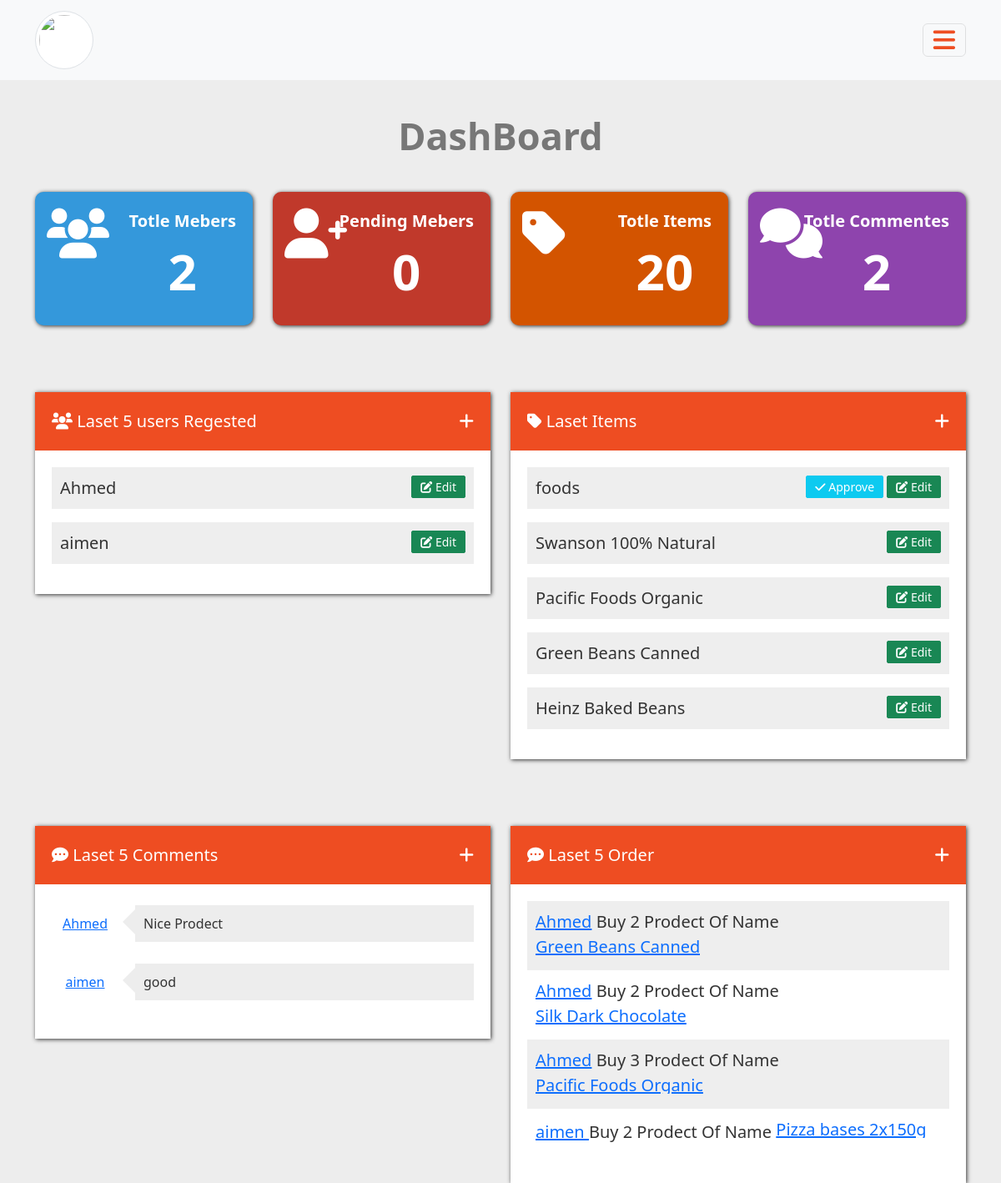
/admin/dashboard.php (signed in), run on the app's committed database.
### tables this page shows
CREATE TABLE `users` (
  `UserID` int(11) NOT NULL,
  `Username` varchar(255) NOT NULL,
  `Password` varchar(255) NOT NULL,
  `Email` varchar(255) NOT NULL,
  `Fullname` varchar(255) NOT NULL,
  `GroupID` int(11) NOT NULL DEFAULT 0,
  `TrustStatus` int(11) NOT NULL DEFAULT 0,
  `RegStatus` int(11) NOT NULL DEFAULT 0,
  `Date` date NOT NULL,
  `Avater` varchar(255) NOT NULL DEFAULT 'defulet.png'
);

CREATE TABLE `items` (
  `Item_ID` int(11) NOT NULL,
  `Name` varchar(255) NOT NULL,
  `Description` text NOT NULL,
  `Price` varchar(255) NOT NULL,
  `Add_Date` date NOT NULL,
  `Country_Made` varchar(255) NOT NULL,
  `Image` varchar(255) NOT NULL DEFAULT 'defulet.png',
  `Status` varchar(255) NOT NULL,
  `Rating` smallint(6) NOT NULL,
  `Approve` tinyint(4) NOT NULL DEFAULT 0,
  `Cat_ID` int(11) NOT NULL,
  `Member_ID` int(11) NOT NULL
);

CREATE TABLE `comments` (
  `c_id` int(11) NOT NULL,
  `comment` text NOT NULL,
  `status` tinyint(4) NOT NULL,
  `comment_date` date NOT NULL,
  `item_id` int(11) NOT NULL,
  `user_id` int(11) NOT NULL
);

CREATE TABLE `orders` (
  `Order_ID` int(11) NOT NULL,
  `Addrasse` varchar(255) NOT NULL,
  `Card_Num` varchar(255) NOT NULL,
  `CVC` varchar(255) NOT NULL,
  `Email` varchar(255) NOT NULL,
  `User` int(11) NOT NULL,
  `Item` int(11) NOT NULL,
  `Mount` float NOT NULL,
  `Quantity` int(11) NOT NULL,
  `Card_Exp` date NOT NULL,
  `AddDate` datetime NOT NULL
);

### admin/includes/functions/function.php (called while the page is built, shortened)
<?php
function countItems($item,$tabel){
    global $connect;
    $countStmt =  $connect -> prepare("SELECT COUNT($item) FROM  $tabel");
    $countStmt -> execute();
    return  $countStmt -> fetchColumn();
}
function getLatest($selcteur,$tabel,$order,$limit =5){
    global $connect;
    $getLatestStmt =  $connect -> prepare("SELECT $selcteur FROM $tabel ORDER BY $order DESC  LIMIT $limit");
    $getLatestStmt -> execute();
    $rows = $getLatestStmt -> fetchAll();
    return $rows;
}
?>

### admin/dashboard.php (the view, shortened to what this page needs)
<?php
    if(!isset($_SESSION['Username'])){
        header("Location: index.php");
        exit();
    }else{
        include 'init.php';
        $numLastUsers = 5;
        $latestUsers = getLatest('*','users','UserID',$numLastUsers);
        $numLastcommenter = 5;
?>
            <section class="home-header" >
            <div class="container text-center">
                <h2>DashBoard</h2>
                <div class="row">
                    <div class="col-md-3">
                        <div class="stat st-meber">
                            <i class="fa fa-users"></i>
                          <div class="info">
                          Totle Mebers
                            <div>
                            <span><a title="Go To Mebers Manage" href="mebers.php">
                            <?php
                                echo countItems('UserID','users');
                            ?>
                            </a></span>
                          </div>
                            </div>
                        </div>
                    </div>
                    <div class="col-md-3">
                        <div class="stat st-pending">
                            <i class="fa fa-user-plus"></i>
                           <div class="info">
                           Pending Mebers
                            <span>
                            <a title="Go To Mebers Manage" href="mebers.php?do=Manage&Page=Panding">
                                <?php
                                    echo countItems('RegStatus','users WHERE RegStatus = 0');
                                ?>
                                </a>
                            </span>
                           </div>
                        </div>
                    </div>
                    <div class="col-md-3">
                        <div class="stat st-items">
                            <i class="fa fa-tag"></i>
                            <div class="info">
                            Totle Items
                            <span>
                            <a title="Go To Mebers Manage" href="items.php">
                            <?php
                                echo countItems('Item_ID','items');
                            ?>
                            </a>
                            </span>
                            </div>
                        </div>
                    </div>
                    <div class="col-md-3">
                        <div class="stat st-comments">
                            <i class="fa fa-comments"></i>
                            <div class="info">
                            Totle Commentes
                            <span>
                            <a title="Go To Mebers Manage" href="commenter.php">
                            <?php
                                echo countItems('c_id','comments');
                            ?>
                            </a>
                            </span>
                            </div>
                        </div>
                    </div>
                </div>
            </div>
            </section>
        <section class="latest" >
            <div class="container">
                <div class="row">
                    <div class="col-md-6">
                        <div class="panel panel-default">
                            <div class="main-panel">
                            <div class="panel-heading">
                                <i class="fa fa-users"></i>
                                Laset <?php echo $numLastUsers?> users Regested
                                <span class="toggle-info fa-pull-right" >
                                    <i class="fa fa-plus" ></i>
                                </span>
                            </div>
                            <div class="panel-body">
                                <?php
                                foreach($latestUsers as $userInfo){
                                    echo '<ul class=" list-style list-unstyled" > <li > ';
                                    echo $userInfo['Username'];
                                    echo '<a href="mebers.php?do=Edit&UserID='.$userInfo['UserID'].'" class="btn btn-success fa-pull-right" ><i class="fa fa-edit"></i> Edit </a>';
                                        ?>
                                        <?php
                                    echo '</li></ul>';
                                }
                                ?>
                            </div>
                            </div>
                        </div>
                    </div>
                    <div class="col-md-6">
                        <div class="panel panel-default">
                            <div class="main-panel">
                            <div class="panel-heading">
                                <i class="fa fa-tag"></i>
                                Laset Items
                                <span class="toggle-info fa-pull-right" >
                                    <i class="fa fa-plus" ></i>
                                </span>
                            </div>
                            <div class="panel-body">
                                <?php
                                $lastItems = getLatest('*','items','Item_ID');
                                foreach($lastItems as $item){
                                    echo '<ul class=" list-style list-unstyled" > <li > ';
                                    echo $item['Name'];
                                    echo '<a href="items.php?do=Edit&itemid='.$item['Item_ID'].'" class="btn btn-success fa-pull-right" ><i class="fa fa-edit"></i> Edit </a>';
                                    if($item['Approve'] == 0){
                                        ?>
                                        <a href="items.php?do=Approve&itemid=<?php echo $item['Item_ID']?>" class="btn btn-info fa-pull-right "> <i class="fa-solid fa-check"></i> Approve</a>
                                        <?php
                                       }
                                    echo '</li></ul>';
                                }
                                ?>
                            </div>
                            </div>
                        </div>
                    </div>
                </div>
                <div class="row">
                    <div class="col-md-6">
                        <div class="panel panel-default">
                            <div class="main-panel">
                            <div class="panel-heading">
                                <i class="fa fa-comment-dots"></i>
                                Laset <?php echo $numLastcommenter?> Comments
                                <span class="toggle-info fa-pull-right" >
                                    <i class="fa fa-plus" ></i>
                                </span>
                            </div>
                            <div class="panel-body">
                                <?php
                                $stmt =  $connect->prepare("SELECT comments.*,users.Username AS Member_Username
                                                FROM comments
                                                INNER JOIN users
                                                ON users.UserID = comments.user_id
                                               ORDER BY c_id DESC
                                               LIMIT $numLastcommenter
                                                ");
                                $stmt -> execute();
                                $comments = $stmt -> fetchAll();
                                foreach($comments as $comment){
                                ?>
                                <div class="comment-box">
                                    <span class="member-n">
                                        <a href="mebers.php?do=Edit&UserID=<?php echo $comment['user_id'] ?>">
                                        <?php echo $comment['Member_Username']?>
                                        </a>
                                    </span>
                                    <p class="member-c"><?php echo $comment['comment']?></p>
                                </div>
                                <?php }?>
                            </div>
                            </div>
                        </div>
                    </div>
                    <div class="col-md-6">
                        <div class="panel panel-default">
                            <div class="main-panel">
                            <div class="panel-heading">
                                <i class="fa fa-comment-dots"></i>
                                Laset <?php echo $numLastcommenter?> Order
                                <span class="toggle-info fa-pull-right" >
                                    <i class="fa fa-plus" ></i>
                                </span>
                            </div>
                            <div class="panel-body">
                                <?php
                                $OrderStmt = $connect->prepare("SELECT
                                orders.*,users.Username,items.Name
                                                                FROM orders
                                                                INNER JOIN users
                                                                ON users.UserID = orders.user
                                                                INNER JOIN items
                                                                ON items.Item_ID = orders.Item
                                                                ORDER BY  Order_ID DESC;
                                                                     ");
                                $OrderStmt -> execute();
                                $Orders    = $OrderStmt -> fetchAll();
                                echo '<ul class=" list-style list-unstyled" >';
                                foreach($Orders as $order){
                                    ?>
                                        <li>
                                            <a href="showprofile.php?userid=<?php echo $order['User']?>"> <?php echo $order['Username']?></a>
                                            Buy <?php echo $order['Quantity']?> Prodect
                                            Of Name <a title="<?php echo $order['Name']?>" style="  display: inline-block;
                                                                max-width: 50%;
                                                                overflow: hidden;
                                                                height: 25px;"
                                             href="../item.php?itemid=<?php echo $order['Item']?>" ><?php echo $order['Name']?></a>
                                        </li>
                                    <?php
                                }
                                echo '</ul>';
                                ?>
                            </div>
                            </div>
                        </div>
                    </div>
                </div>
            </div>
        </section>
<?php
        include $tpl.'footer.php';
    }
    ?>

### data on the page
users: Username "Ahmed"
users: Username "aimen"
items: Name "foods"
items: Name "Swanson 100% Natural"
items: Name "Pacific Foods Organic"
items: Name "Green Beans Canned"
items: Name "Heinz Baked Beans"
comments: user.Username "Ahmed", comment "Nice Prodect"
comments: user.Username "aimen", comment "good"
orders: User.Username "Ahmed", Quantity "2", Item.Name "Green Beans Canned"
orders: User.Username "Ahmed", Quantity "2", Item.Name "Silk Dark Chocolate…"
orders: User.Username "Ahmed", Quantity "3", Item.Name "Pacific Foods Organic"
orders: User.Username "aimen", Quantity "2", Item.Name "Pizza bases 2x150g"

### other printed values
countItems('UserID','users') "2"
countItems('RegStatus','users WHERE RegStatus = 0') "0"
countItems('Item_ID','items') "20"
countItems('c_id','comments') "2"
$numLastUsers "5"
$numLastcommenter "5"
